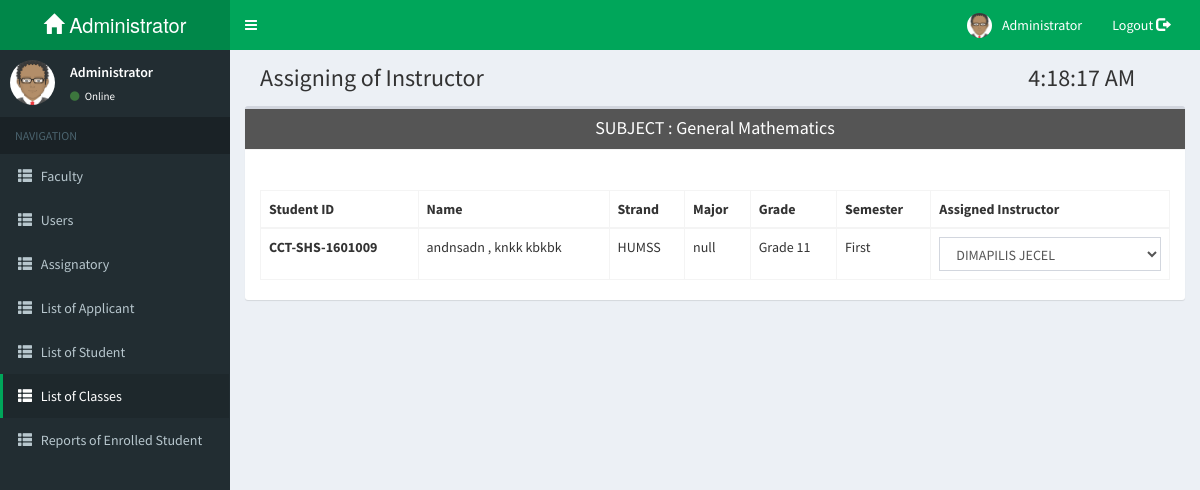
Screenshot of /admin/pages/enroll_subject_of_stud.php?ay=2016&end=2017&sem=First&sub=General Mathematics&strand=HUMSS&major=null&grade=Grade 11&sec=1 (signed in) with the database file from the repository.
### tables this page shows
CREATE TABLE `tblsubject_enrolled` (
  `id` int(10) NOT NULL,
  `advise_id` int(10) NOT NULL,
  `shs_id` varchar(30) NOT NULL,
  `subdesc` longtext NOT NULL,
  `hours` varchar(50) NOT NULL,
  `grades` int(20) DEFAULT NULL,
  `csection` varchar(50) NOT NULL,
  `fac_id` int(10) NOT NULL,
  `remarks` varchar(50) NOT NULL
);

CREATE TABLE `tblstudent_enrolled` (
  `enrolled_id` int(10) NOT NULL,
  `advise_id` varchar(50) NOT NULL,
  `shs_id` varchar(50) NOT NULL,
  `lname` varchar(50) NOT NULL,
  `fname` varchar(50) NOT NULL,
  `mname` varchar(50) NOT NULL,
  `student_type` varchar(50) NOT NULL,
  `reg_status` varchar(50) NOT NULL,
  `strand` varchar(50) NOT NULL,
  `major` varchar(50) NOT NULL,
  `section` varchar(20) NOT NULL,
  `grade` varchar(50) NOT NULL,
  `semester` varchar(30) NOT NULL,
  `yr_start` varchar(50) NOT NULL,
  `yr_end` varchar(50) NOT NULL,
  `date_enrolled` varchar(50) NOT NULL,
  `stats` int(10) NOT NULL
);

CREATE TABLE `users_tbl` (
  `u_id` int(10) UNSIGNED NOT NULL,
  `fname` varchar(50) NOT NULL,
  `lname` varchar(50) NOT NULL,
  `username` varchar(50) NOT NULL,
  `password` varchar(30) NOT NULL,
  `type` varchar(50) NOT NULL
);

### admin/pages/enroll_subject_of_stud.php (the view, shortened to what this page needs)
<?php 	include "../templates/templates.php";
		include "connect.php";
		$ay = $_GET['ay'];
		$end = $_GET['end'];
		$sem = $_GET['sem'];
		$strand = $_GET['strand'];
		$major = $_GET['major'];
		$grade = $_GET['grade'];
		$sec = $_GET['sec'];
		?>
  <body class="skin-green">
    <div class="wrapper">
      <div class="content-wrapper">
		<section class="content-header">
          <h1 class="col-md-10">
            Assigning of Instructor
		  <h1>
            <?php include('time.php'); ?>
          </h1>
        </section>
		<?php
			$sub = $_GET['sub'];
		?>
       <section class="content">
        <div class="box">
            <div class="box-header with-border" style="background-color: #555555;color:white;">
				<div class="col-lg-12">
					<center><h3 class="box-title">SUBJECT : <?php echo $sub;?></h3></center>
				</div>
            </div>
            <br/><br/>
			<div class="container-fluid">
				<div class="table-responsive">
				  <table id="tblusers" class="table table-bordered table-hover">
					<thead>
						<th>Student ID</th>
						<th>Name</th>
						<th>Strand</th>
						<th>Major</th>
						<th>Grade</th>
						<th>Semester</th>
						<th>Assigned Instructor</th>
					</thead>
					<tbody>
						<?php
						$sql_class_record = mysqli_query($con,"SELECT * FROM tblsubject_enrolled
																		INNER JOIN tblstudent_enrolled
																		ON tblstudent_enrolled.advise_id = tblsubject_enrolled.advise_id
																		AND tblstudent_enrolled.shs_id = tblsubject_enrolled.shs_id
																		WHERE subdesc = '$sub'
																		AND strand = '$strand'
																		AND grade = '$grade'
																		AND major = '$major'
																		AND semester = '$sem'
																		AND yr_start = '$ay'
																		AND yr_end = '$end'
																		AND csection = '$sec'");
						while($fetch_class_record = mysqli_fetch_array($sql_class_record)){
						?>
							<tr>
								<td><b>CCT-SHS-<?php echo $fetch_class_record['shs_id'];?></b></td>
								<td><?php echo $fetch_class_record['lname']." , ". $fetch_class_record['fname']." ".$fetch_class_record['mname'];?></td>
								<td><?php echo $fetch_class_record['strand'];?></td>
								<td><?php echo $fetch_class_record['major'];?></td>
								<td><?php echo $fetch_class_record['grade'];?></td>
								<td><?php echo $fetch_class_record['semester'];?></td>
								<td>
									<?php
										$fac_id_name = $fetch_class_record["fac_id"];
										$sql_fac1 = mysqli_query($con,"SELECT * FROM users_tbl WHERE type = 'Faculty' AND u_id='$fac_id_name'");
										$fetch_fac1 = mysqli_fetch_assoc($sql_fac1);
									?>
									<select class="form-control" name="<?php echo $sub;?>" id="<?php echo $fetch_class_record["advise_id"] ;?>" onblur ="addfac()">
										<option value="<?php echo $fac_id_name;?>" <?php if($fac_id_name==$fac_id_name) echo 'selected="selected"'; ?>><?php echo strtoupper($fetch_fac1['fname']." ".$fetch_fac1['lname']);?></option>
								</select>
								</td>
							</tr>
						<?php
						}
						?>
					</tbody>
				  </table>
				</div>
            </div>
          </div>
       </section>
    </div>
  </body>
</html>

### rows the page displays
tblsubject_enrolled: tblstudent_enrolled.shs_id "1601009", tblstudent_enrolled.lname "andnsadn", tblstudent_enrolled.fname "knkk", tblstudent_enrolled.mname "kbkbk", tblstudent_enrolled.strand "HUMSS", tblstudent_enrolled.major "null", tblstudent_enrolled.grade "Grade 11", tblstudent_enrolled.semester "First", fac.advise_id "DIMAPILIS JECEL"

### other values shown
$sub "General Mathematics"
